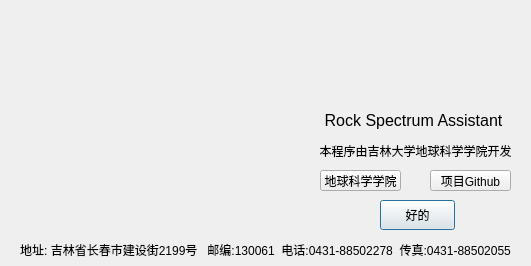
<?xml version="1.0" encoding="UTF-8"?>
<ui version="4.0">
 <class>aboutDialog</class>
 <widget class="QDialog" name="aboutDialog">
  <property name="geometry">
   <rect>
    <x>0</x>
    <y>0</y>
    <width>531</width>
    <height>266</height>
   </rect>
  </property>
  <property name="minimumSize">
   <size>
    <width>531</width>
    <height>266</height>
   </size>
  </property>
  <property name="maximumSize">
   <size>
    <width>531</width>
    <height>266</height>
   </size>
  </property>
  <property name="font">
   <font>
    <family>Microsoft YaHei UI</family>
   </font>
  </property>
  <property name="windowTitle">
   <string>RSA:About this program</string>
  </property>
  <property name="windowIcon">
   <iconset resource="../../apprcc.qrc">
    <normaloff>:/image/image/JLUgeo.ico</normaloff>:/image/image/JLUgeo.ico</iconset>
  </property>
  <widget class="QPushButton" name="closeButton">
   <property name="geometry">
    <rect>
     <x>380</x>
     <y>200</y>
     <width>75</width>
     <height>30</height>
    </rect>
   </property>
   <property name="font">
    <font>
     <family>Microsoft YaHei UI</family>
    </font>
   </property>
   <property name="text">
    <string>好的</string>
   </property>
  </widget>
  <widget class="QLabel" name="picturelabel">
   <property name="geometry">
    <rect>
     <x>0</x>
     <y>0</y>
     <width>284</width>
     <height>229</height>
    </rect>
   </property>
   <property name="text">
    <string/>
   </property>
   <property name="pixmap">
    <pixmap resource="../../apprcc.qrc">:/image/image/鸽子楼.png</pixmap>
   </property>
   <property name="scaledContents">
    <bool>true</bool>
   </property>
   <property name="alignment">
    <set>Qt::AlignCenter</set>
   </property>
  </widget>
  <widget class="QLabel" name="geoicolabel">
   <property name="geometry">
    <rect>
     <x>360</x>
     <y>0</y>
     <width>100</width>
     <height>100</height>
    </rect>
   </property>
   <property name="text">
    <string/>
   </property>
   <property name="pixmap">
    <pixmap resource="../../apprcc.qrc">:/image/image/院标(蓝).png</pixmap>
   </property>
   <property name="scaledContents">
    <bool>true</bool>
   </property>
   <property name="alignment">
    <set>Qt::AlignCenter</set>
   </property>
  </widget>
  <widget class="QLabel" name="textlabel">
   <property name="geometry">
    <rect>
     <x>320</x>
     <y>140</y>
     <width>191</width>
     <height>21</height>
    </rect>
   </property>
   <property name="font">
    <font>
     <family>Microsoft YaHei UI</family>
     <underline>false</underline>
     <strikeout>false</strikeout>
    </font>
   </property>
   <property name="text">
    <string>本程序由吉林大学地球科学学院开发</string>
   </property>
   <property name="scaledContents">
    <bool>false</bool>
   </property>
   <property name="alignment">
    <set>Qt::AlignCenter</set>
   </property>
  </widget>
  <widget class="QLabel" name="addresslabel">
   <property name="geometry">
    <rect>
     <x>10</x>
     <y>240</y>
     <width>511</width>
     <height>20</height>
    </rect>
   </property>
   <property name="font">
    <font>
     <family>Microsoft YaHei UI</family>
    </font>
   </property>
   <property name="text">
    <string>地址: 吉林省长春市建设街2199号   邮编:130061  电话:0431-88502278  传真:0431-88502055</string>
   </property>
   <property name="alignment">
    <set>Qt::AlignCenter</set>
   </property>
  </widget>
  <widget class="QLabel" name="RSAtextlabel">
   <property name="geometry">
    <rect>
     <x>318</x>
     <y>110</y>
     <width>191</width>
     <height>20</height>
    </rect>
   </property>
   <property name="font">
    <font>
     <family>Microsoft YaHei UI</family>
     <pointsize>12</pointsize>
    </font>
   </property>
   <property name="text">
    <string>Rock Spectrum Assistant</string>
   </property>
   <property name="alignment">
    <set>Qt::AlignCenter</set>
   </property>
  </widget>
  <widget class="QPushButton" name="geowebsiteButton">
   <property name="geometry">
    <rect>
     <x>320</x>
     <y>170</y>
     <width>81</width>
     <height>21</height>
    </rect>
   </property>
   <property name="text">
    <string>地球科学学院</string>
   </property>
  </widget>
  <widget class="QPushButton" name="projectgituhubButton">
   <property name="geometry">
    <rect>
     <x>430</x>
     <y>170</y>
     <width>81</width>
     <height>21</height>
    </rect>
   </property>
   <property name="text">
    <string>项目Github</string>
   </property>
  </widget>
 </widget>
 <resources>
  <include location="../../apprcc.qrc"/>
  <include location="../../apprcc.qrc"/>
  <include location="../../apprcc.qrc"/>
 </resources>
 <connections/>
</ui>
